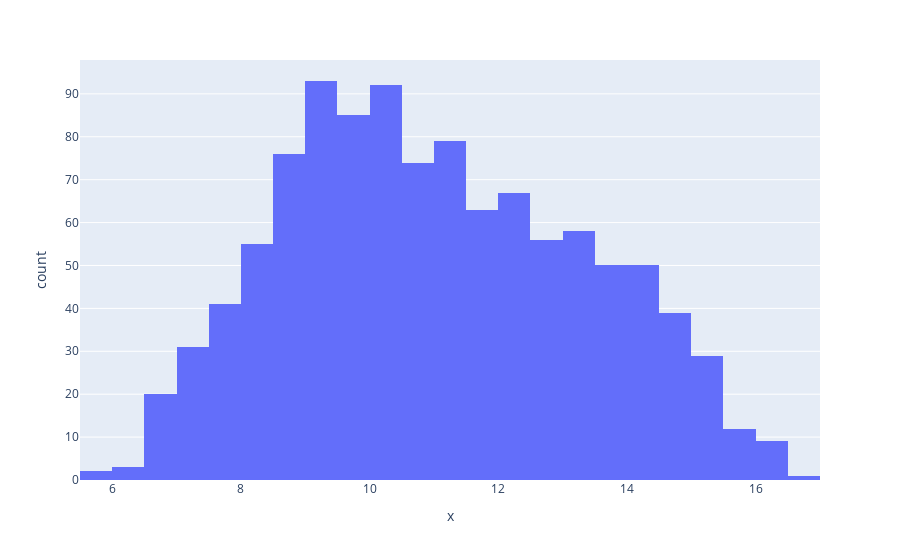

Write notebook code for a chart like this one.
### Code cell
px.histogram(x = pd.np.log(df['audiAcc']))

### Figure 1 — Plotly figure (JSON) as saved in the notebook; plotly's stock layout.template omitted (floating-point values rounded to 4 significant figures; data arrays with more than 128 entries replaced by an {"elided": "..."} marker saying what was removed)
{"data": [{"alignmentgroup": "True", "bingroup": "x", "hovertemplate": "x=%{x}<br>count=%{y}<extra></extra>", "legendgroup": "", "marker": {"color": "#636efa", "pattern": {"shape": ""}}, "name": "", "offsetgroup": "", "orientation": "v", "showlegend": false, "type": "histogram", "x": {"elided": "1085 float values"}, "xaxis": "x", "yaxis": "y"}], "layout": {"barmode": "relative", "legend": {"tracegroupgap": 0}, "margin": {"t": 60}, "xaxis": {"anchor": "y", "domain": [0, 1], "title": {"text": "x"}}, "yaxis": {"anchor": "x", "domain": [0, 1], "title": {"text": "count"}}}}
